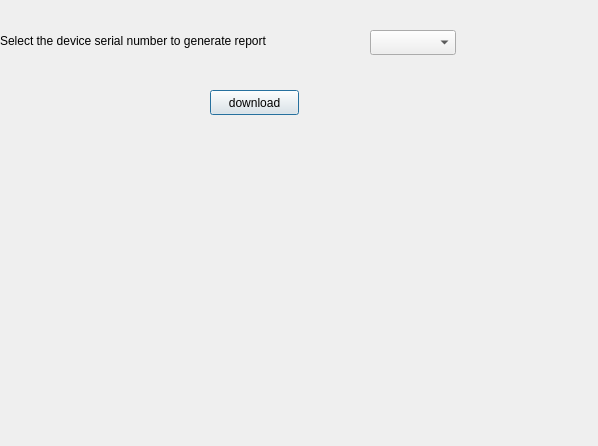
<?xml version="1.0" encoding="UTF-8"?>
<ui version="4.0">
 <class>Dialog</class>
 <widget class="QDialog" name="Dialog">
  <property name="geometry">
   <rect>
    <x>0</x>
    <y>0</y>
    <width>598</width>
    <height>446</height>
   </rect>
  </property>
  <property name="windowTitle">
   <string>Dialog</string>
  </property>
  <widget class="QComboBox" name="comboBoxSno">
   <property name="geometry">
    <rect>
     <x>370</x>
     <y>30</y>
     <width>86</width>
     <height>25</height>
    </rect>
   </property>
  </widget>
  <widget class="QLabel" name="label">
   <property name="geometry">
    <rect>
     <x>0</x>
     <y>10</y>
     <width>361</width>
     <height>61</height>
    </rect>
   </property>
   <property name="text">
    <string>Select the device serial number to generate report</string>
   </property>
  </widget>
  <widget class="QPushButton" name="pushButton">
   <property name="geometry">
    <rect>
     <x>210</x>
     <y>90</y>
     <width>89</width>
     <height>25</height>
    </rect>
   </property>
   <property name="text">
    <string>download</string>
   </property>
  </widget>
 </widget>
 <resources/>
 <connections/>
</ui>
